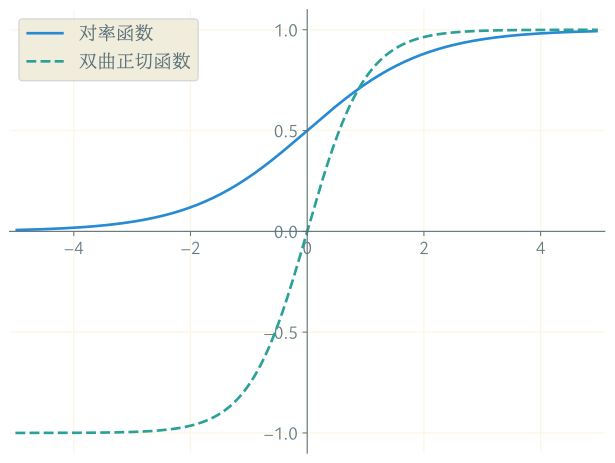

Write the Python code that produced this figure.
import matplotlib.pyplot as plt
import matplotlib.font_manager as fm
import matplotlib.ticker as ticker
import seaborn as sns
import numpy as np

zhisong = fm.FontEntry(fname="/home/avanti/Fonts/LXGW/LXGWNeoZhiSongScreenFull.ttf", name="LXGW Neo ZhiSong Screen Full")
fm.fontManager.ttflist.insert(0, zhisong)
plt.rcParams.update({
    "font.family": ["Ysabeau Office", "LXGW Neo ZhiSong Screen Full"],
    "axes.unicode_minus": True,
    "savefig.bbox": "tight",
    'legend.fontsize': 14,
    "xtick.labelsize": 14,
    "ytick.labelsize": 14,
    'savefig.transparent': True,
    'text.color': '#586e75',
})

x = np.arange(-5, 5, 0.02)
logistic = 1 / (1 + np.exp(-x))
tanh = (np.exp(x) - np.exp(-x)) / (np.exp(x) + np.exp(-x))

with plt.style.context('Solarize_Light2'):

    fig, ax = plt.subplots(figsize=(8, 6))

    for s in ['bottom', 'left']:
        ax.spines[s].set_position('zero')
        ax.spines[s].set_color('#586e75')

    for s in ['top', 'right']:
        ax.spines[s].set_color('none')

    ax.yaxis.set_major_locator(ticker.MultipleLocator(0.5))

    sns.lineplot(x=x, y=logistic, ls="-", lw=2, label="对率函数", ax=ax)
    sns.lineplot(x=x, y=tanh, ls="--", lw=2, label="双曲正切函数", ax=ax)

    ax.legend(loc='upper left')
    ax.set_xlim([-5.1, 5.1])
    ax.set_ylim([-1.1, 1.1])

    plt.savefig("sigmoid.svg")
